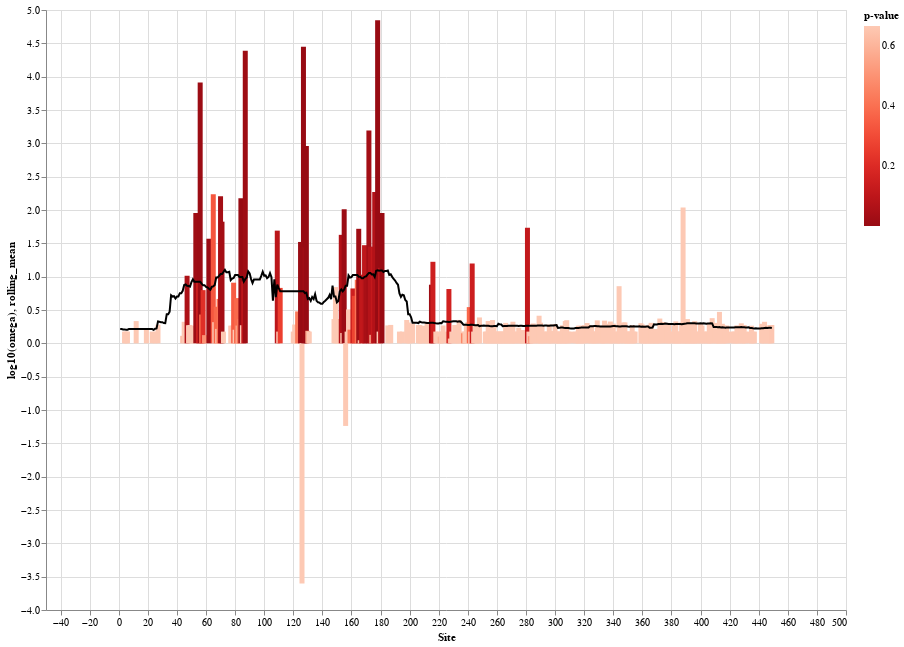

Write notebook code for a chart like this one.
### Code cell
source = df
points = alt.Chart(source).mark_bar(clip=True).encode(
    x=alt.X('Site'),
    y=alt.Y('log10(omega)'), 
    color=alt.Color('p-value', scale=alt.Scale(scheme='reds', reverse=True))
).properties(
    width=800,
    height=600)

line = alt.Chart(source).mark_line(
    color='black',
    size=2
).transform_window(
    rolling_mean='mean(log10(omega))',
    frame=[-20, 20]
).encode(
    x='Site:Q',
    y='rolling_mean:Q'
)


points + line

#points

### Figure 1 — Vega-Lite specification as saved in the notebook (floating-point values rounded to 4 significant figures; data arrays with more than 128 entries replaced by an {"elided": "..."} marker saying what was removed)
{"config": {"view": {"continuousWidth": 400, "continuousHeight": 300}}, "layer": [{"mark": {"type": "bar", "clip": true}, "encoding": {"color": {"type": "quantitative", "field": "p-value", "scale": {"reverse": true, "scheme": "reds"}}, "x": {"type": "quantitative", "field": "Site"}, "y": {"type": "quantitative", "field": "log10(omega)"}}, "height": 600, "width": 800}, {"mark": {"type": "line", "color": "black", "size": 2}, "encoding": {"x": {"type": "quantitative", "field": "Site"}, "y": {"type": "quantitative", "field": "rolling_mean"}}, "transform": [{"window": [{"op": "mean", "field": "log10(omega)", "as": "rolling_mean"}], "frame": [-20, 20]}]}], "data": {"name": "data-1f525528c5a439a66bb4421f3e4b0c11"}, "$schema": "https://vega.github.io/schema/vega-lite/v4.8.1.json", "datasets": {"data-1f525528c5a439a66bb4421f3e4b0c11": {"elided": "449 records"}}}
